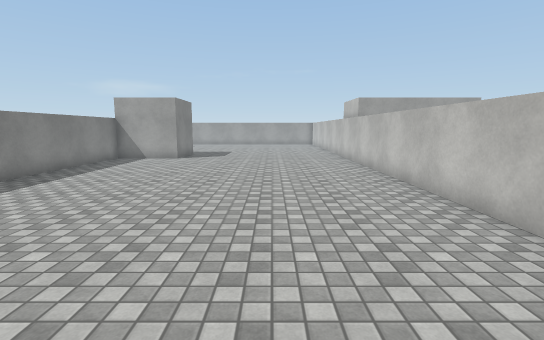
View 1 (above)

23 first-person views from a walk through a Unity game level. The camera is 1.5 m above the floor, tilts 8° down and sees 85° across. The floor is counted in squares, 1 m on a side. Each view is taken from the middle of a square. On the plan, view 1 faces up. The plan holds only what a view shows up to about 15 squares ahead; the rest is blank. The place goes on beyond the plan. The player is left out. Surface patterns are stand-ins for the level's own textures.

View 2
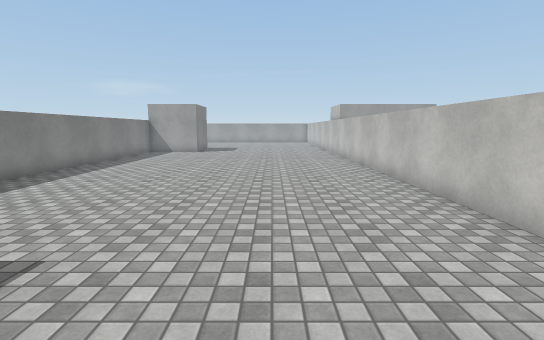

View 3
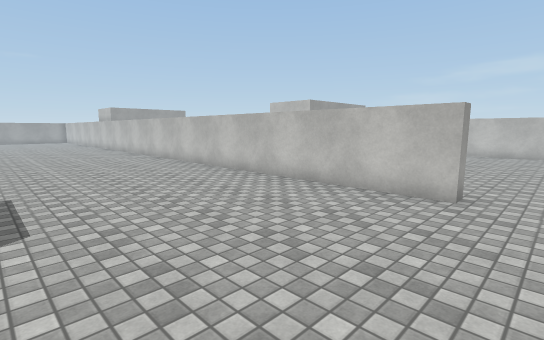

View 4
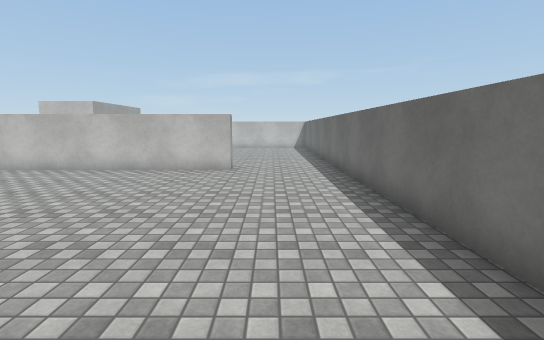

View 5
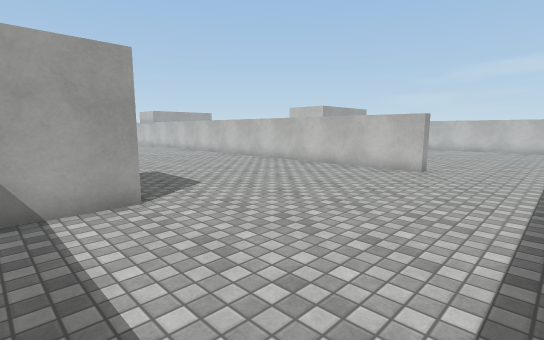

View 6
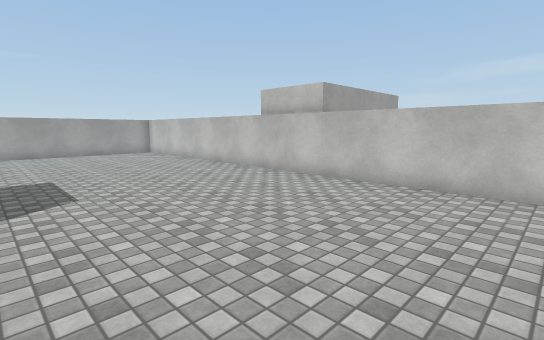

View 7
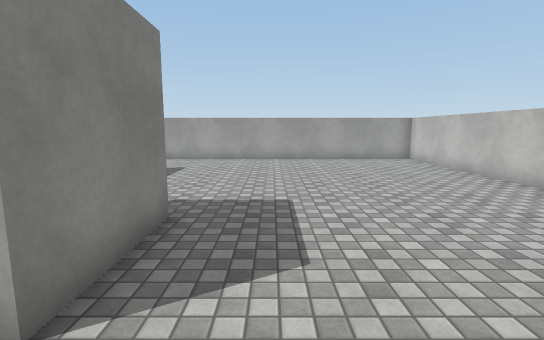

View 8
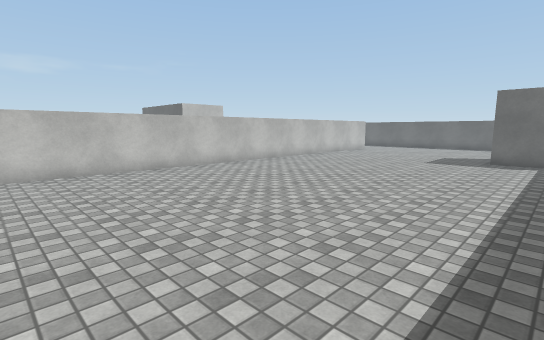

View 9
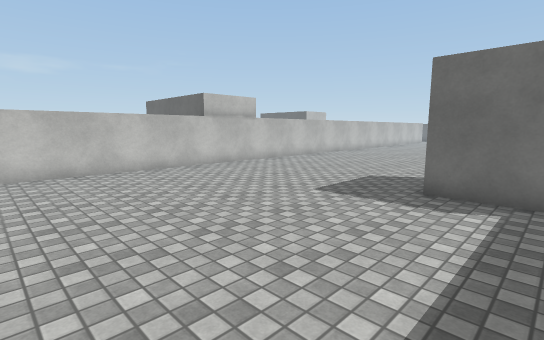

View 10
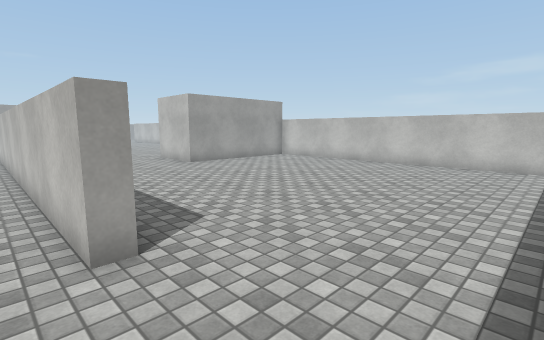

View 11
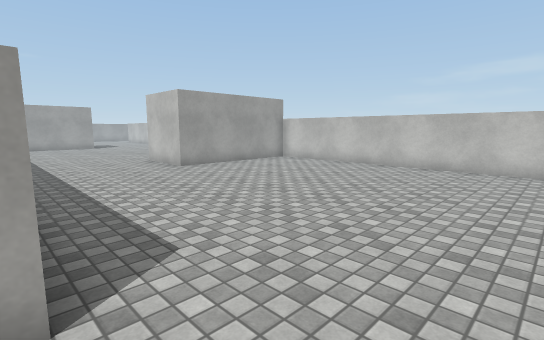

View 12
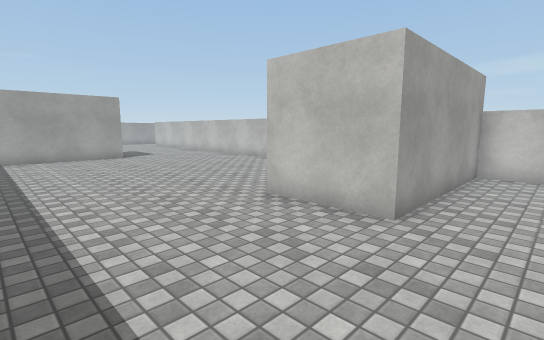

View 13
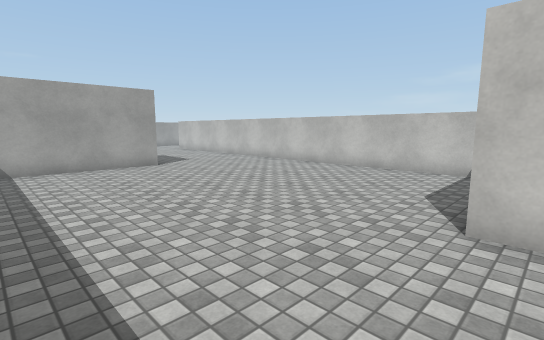

View 14
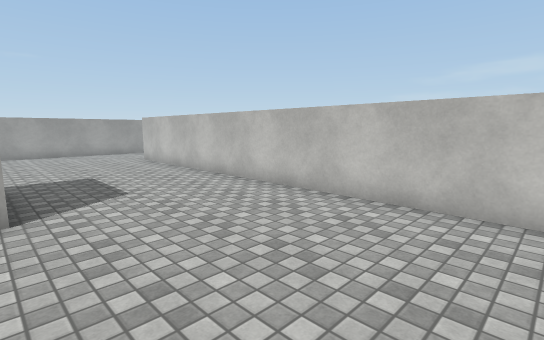

View 15
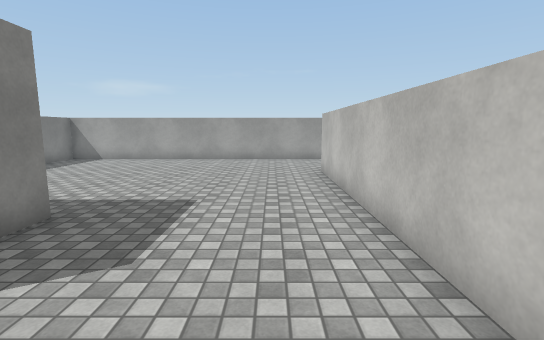

View 16
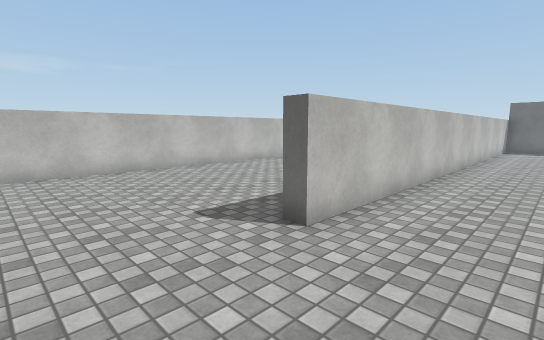

View 17
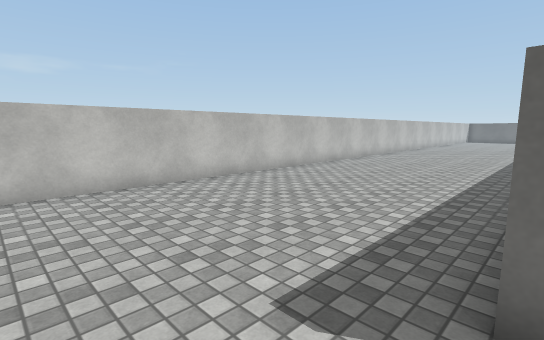

View 18
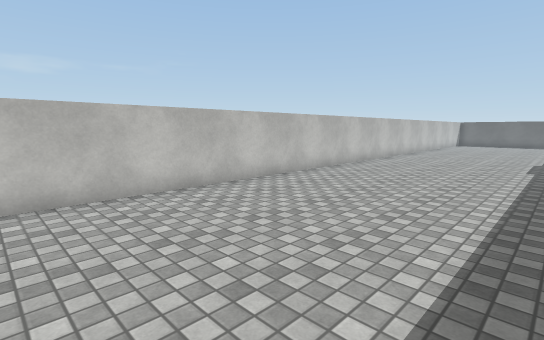

View 19
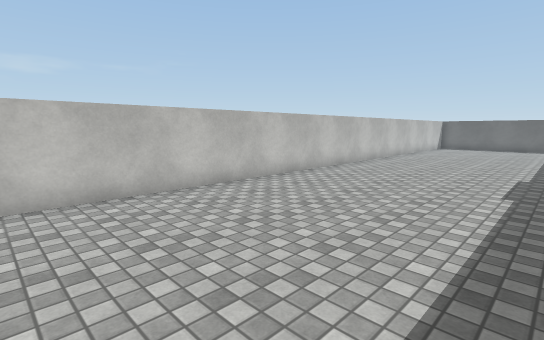

View 20
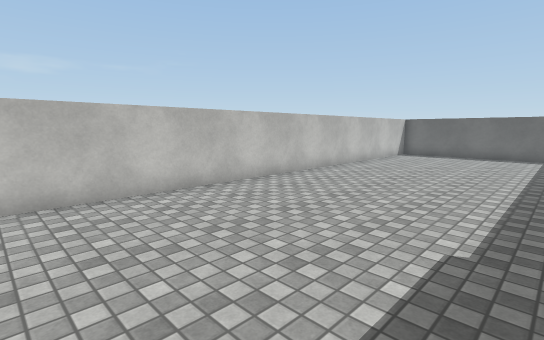

View 21
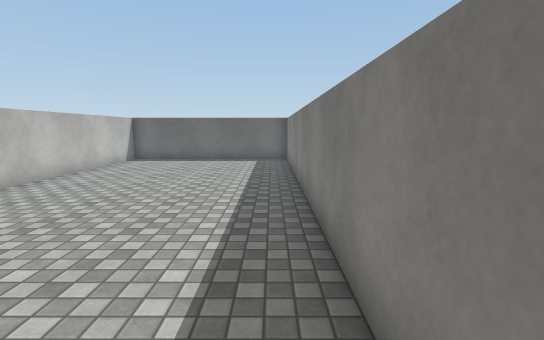

View 22
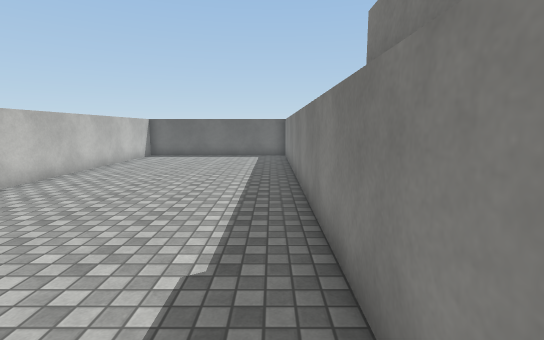

View 23
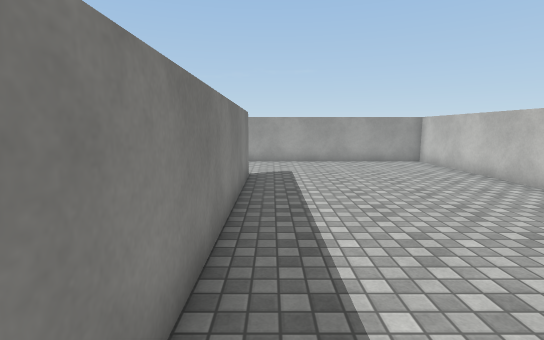

### Floor plan
Points are (right, up) in squares from view 1. A wall is a line through its corners. A room is listed if a view was taken in it or the views show most of it. See-through windows are left out.
Room 1 (views 1, 2, 3, 4, 5, 6, 7, 8, 9)
walls: (-6.4, -2.1) (-4.8, -2.1); (-6.9, 17.9) (-4.7, 17.9) (-4.7, 14.9) (-7.5, 14.9); (-4.6, -5.1) (-6.9, -5.1); (3.8, -7.5) (3.8, 27.5) (-7.5, 27.5); (-4.5, -11.5) (2.5, -11.5)
ways out: opening at (3, -9.5) to room 2
Room 2 (views 10, 11, 12, 13, 14, 15, 16, 17, 18, 19, 20, 21, 22, 23)
walls: (15.8, 5) (15.8, 23.5) (16.2, 23.5) (16.2, 14.6); (16.2, 4.4) (16.2, -11); (10.4, 14.9) (5.4, 14.9); (10.3, 18) (10.3, 16.9); (4.4, -7.5) (3.8, -7.5); (15.8, -10.5) (15.8, 0.9) (9.8, 0.9) (9.8, 4); (16.1, -11.5) (23.7, -11.5) (23.7, 27.5) (4.3, 27.5) (4.3, 25.6); (2.5, -11.5) (8, -11.5)
ways out: opening at (3, -9.5) to room 1

Positions as (right, up) in squares from view 1, and headings:
1: (0, 0), facing up
2: (0, -4), facing up
3: (-3, -9), facing up-right
4: (-7, -9), facing right
5: (-7, -11), facing up-right
6: (-4, 9), facing up-right
7: (-3, 13), facing up
8: (-7, 13), facing down-right
9: (-7, 25), facing down-right
10: (3, -11), facing up-right
11: (4, -10), facing up-right
12: (5, -1), facing up-right
13: (5, 3), facing up-right
14: (10, 9), facing up-right
15: (14, 13), facing up
16: (13, 27), facing down-right
17: (16, 26), facing down-right
18: (17, 18), facing down-right
19: (17, 13), facing down-right
20: (17, 6), facing down-right
21: (17, 3), facing down
22: (17, 5), facing down
23: (17, 14), facing up
